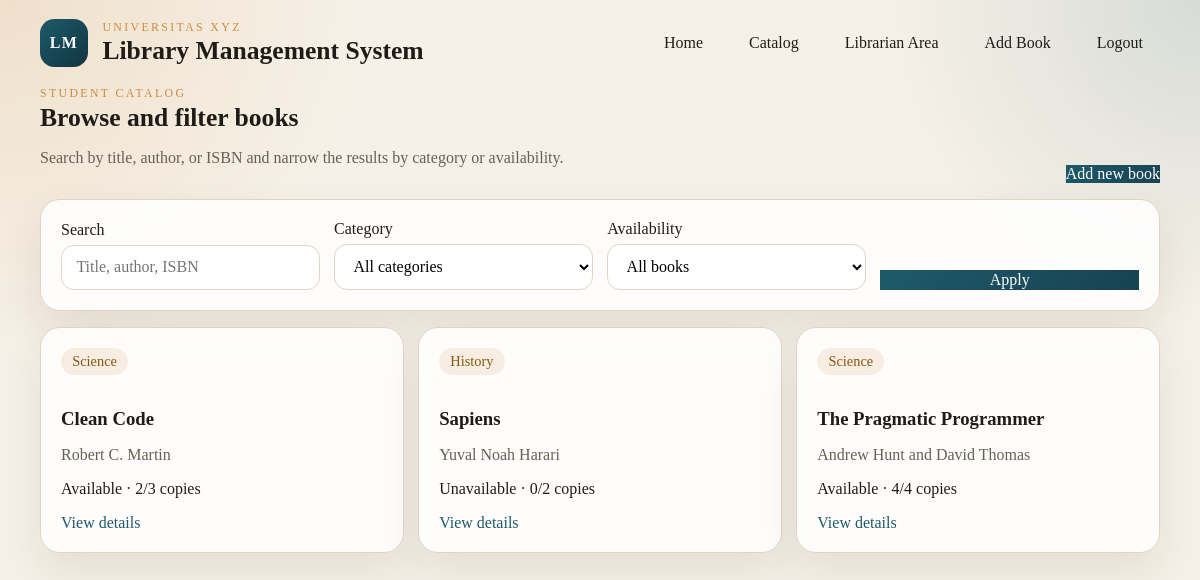
The app's page /catalog (signed in) with its own data.
### models.py (models this page shows)
class Book(db.Model):
    id = db.Column(db.Integer, primary_key=True)
    title = db.Column(db.String(255), nullable=False, index=True)
    author = db.Column(db.String(255), nullable=False, index=True)
    isbn = db.Column(db.String(32), unique=True, nullable=False, index=True)
    summary = db.Column(db.Text, nullable=False)
    total_copies = db.Column(db.Integer, nullable=False, default=1)
    available_copies = db.Column(db.Integer, nullable=False, default=1)
    category_id = db.Column(db.Integer, db.ForeignKey("category.id"), nullable=False)
    category = db.relationship("Category", back_populates="books")
    borrow_requests = db.relationship(
        "BorrowRequest", back_populates="book", cascade="all, delete-orphan"
    )
    loans = db.relationship("Loan", back_populates="book", cascade="all, delete-orphan")
    @property
    def is_available(self) -> bool:
        return self.available_copies > 0
    @property
    def availability_label(self) -> str:
        return "Available" if self.is_available else "Unavailable"

class Category(db.Model):
    id = db.Column(db.Integer, primary_key=True)
    name = db.Column(db.String(80), unique=True, nullable=False)
    books = db.relationship("Book", back_populates="category", lazy="select")

### app.py (the view, shortened to what this page needs)
    @app.route("/catalog")
    @role_required("student", "librarian")
    def catalog():
        query = Book.query.join(Category)
        search = request.args.get("q", "").strip()
        category_name = request.args.get("category", "").strip()
        availability = request.args.get("availability", "all").strip().lower()
        if category_name:
            query = query.filter(Category.name == category_name)
        if availability == "available":
            query = query.filter(Book.available_copies > 0)
        elif availability == "unavailable":
            query = query.filter(Book.available_copies <= 0)
        books = query.order_by(Book.title.asc()).all()
        categories = Category.query.order_by(Category.name.asc()).all()
        return render_template(
            "catalog/list.html",
            books=books,
            categories=categories,
            can_manage=current_user.role == "librarian",
            filters={
                "q": search,
                "category": category_name,
                "availability": availability,
            },
        )

### app.py (called while the page is built)
def role_required(*roles: str):
    def decorator(view):
        @wraps(view)
        @login_required
        def wrapped(*args, **kwargs):
            if current_user.role not in roles:
                abort(403)
            return view(*args, **kwargs)
        return wrapped
    return decorator

### models.py (called while the page is built)
@login_manager.user_loader
def load_user(user_id: str) -> User | None:
    return db.session.get(User, int(user_id))

### templates/catalog/list.html (shortened to what this page needs)
{% extends "base.html" %}
{% block content %}
  <section class="section-head">
    <div>
      <p class="eyebrow">Student catalog</p>
      <h2>Browse and filter books</h2>
      <p class="muted">Search by title, author, or ISBN and narrow the results by category or availability.</p>
    </div>
    {% if can_manage %}
      <a class="primary" href="{{ url_for('librarian_book_create') }}">Add new book</a>
    {% endif %}
  </section>
  <section class="card">
    <form method="get" class="filters">
      <label>
        Search
        <input type="search" name="q" value="{{ filters.q }}" placeholder="Title, author, ISBN" />
      </label>
      <label>
        Category
        <select name="category">
          <option value="">All categories</option>
        </select>
      </label>
      <label>
        Availability
        <select name="availability">
          <option value="all" {% if filters.availability == 'all' %}selected{% endif %}>All books</option>
        </select>
      </label>
      <button type="submit" class="primary">Apply</button>
    </form>
  </section>
  <section class="grid">
    {% for book in books %}
      <article class="book-card">
        <p class="tag">{{ book.category.name }}</p>
        <h3>{{ book.title }}</h3>
        <p class="muted">{{ book.author }}</p>
        <p>{{ book.availability_label }} · {{ book.available_copies }}/{{ book.total_copies }} copies</p>
        <a href="{{ url_for('catalog_detail', book_id=book.id) }}">View details</a>
      </article>
    {% else %}
      <article class="card empty">
        <h3>No books matched your filters.</h3>
        <p>Try a broader search or clear one of the filters.</p>
      </article>
    {% endfor %}
  </section>
{% endblock %}

### templates/base.html (shortened to what this page needs)
<!doctype html>
<html lang="en">
  <head>
    <link rel="stylesheet" href="{{ url_for('static', filename='styles.css') }}" />
  </head>
  <body>
    <header class="site-header">
      <div class="brand">
        <span class="brand-mark">LM</span>
        <div>
          <p class="eyebrow">Universitas XYZ</p>
          <h1>Library Management System</h1>
        </div>
      </div>
      <nav class="nav">
        <a href="{{ url_for('home') }}">Home</a>
        {% if current_user.is_authenticated %}
          <a href="{{ url_for('catalog') }}">Catalog</a>
          {% if current_user.role == 'librarian' %}
            <a href="{{ url_for('librarian_dashboard') }}">Librarian Area</a>
            <a href="{{ url_for('librarian_book_create') }}">Add Book</a>
          {% endif %}
          <form method="post" action="{{ url_for('logout') }}" class="inline-form">
            <button type="submit">Logout</button>
          </form>
        {% else %}
          <a href="{{ url_for('login') }}">Login</a>
          <a href="{{ url_for('register') }}" class="button-link">Register</a>
        {% endif %}
      </nav>
    </header>
    <main class="page-shell">
      {% block content %}{% endblock %}
    </main>
  </body>
</html>

### static/styles.css (style rules this page uses)
:root { color-scheme: light; --bg: #f6f1e8; --surface: #ffffff; --surface-2: #f0eadf; --text: #1f1c17; --muted: #676055; --accent: #1e5a6b; --accent-2: #d08c3f; --border: #dfd5c4; --success: #2f7d32; --warning: #a06a00; --danger: #a33b2f; --shadow: 0 20px 45px rgba(52, 38, 12, 0.09); }
* { box-sizing: border-box; }
body { margin: 0; font-family: Georgia, "Times New Roman", serif; background: radial-gradient(circle at top left, rgba(208, 140, 63, 0.17), transparent 28%), radial-gradient(circle at top right, rgba(30, 90, 107, 0.14), transparent 24%), var(--bg); color: var(--text); }
a { color: var(--accent); text-decoration: none; }
button, input, select { font: inherit; }
.site-header, .page-shell { width: min(1120px, calc(100% - 2rem)); margin: 0 auto; }
.site-header { display: flex; justify-content: space-between; align-items: center; gap: 1rem; padding: 1.2rem 0; }
.brand { display: flex; align-items: center; gap: 0.9rem; }
.brand-mark { width: 3rem; height: 3rem; border-radius: 0.9rem; display: grid; place-items: center; background: linear-gradient(135deg, var(--accent), #103540); color: white; font-weight: 700; letter-spacing: 0.08em; }
.eyebrow { margin: 0; text-transform: uppercase; letter-spacing: 0.2em; font-size: 0.74rem; color: var(--accent-2); }
.brand h1, .hero h2, .section-head h2, .card h2 { margin: 0.1rem 0 0; font-size: clamp(1.6rem, 2vw, 2.4rem); }
.nav { display: flex; flex-wrap: wrap; gap: 0.75rem; align-items: center; }
.nav a, .inline-form button, .button-link { padding: 0.7rem 1rem; border-radius: 999px; border: 1px solid transparent; background: transparent; color: var(--text); }
.button-link, .primary, .secondary { border-color: var(--border); background: var(--surface); }
.primary { background: linear-gradient(135deg, var(--accent), #174252); color: white; border: none; }
.page-shell { padding: 0 0 2rem; }
.hero, .card, .book-card { border: 1px solid var(--border); border-radius: 1.25rem; background: rgba(255, 255, 255, 0.88); box-shadow: var(--shadow); }
.hero > div, .hero-panel, .card, .book-card { padding: 1.25rem; }
.lead, .muted { color: var(--muted); }
.hero-actions, .stack, .filters, .grid, .facts, .stats { display: grid; gap: 0.9rem; }
.card { margin-top: 1rem; }
.filters { grid-template-columns: repeat(4, minmax(0, 1fr)); align-items: end; }
.filters label, .stack label { display: grid; gap: 0.35rem; }
input, select, textarea { width: 100%; padding: 0.8rem 0.9rem; border: 1px solid var(--border); border-radius: 0.8rem; background: var(--surface); }
.grid { grid-template-columns: repeat(auto-fit, minmax(220px, 1fr)); margin-top: 1rem; }
.book-card h3, .detail h2 { margin-bottom: 0.35rem; }
.section-head { display: flex; justify-content: space-between; align-items: end; gap: 1rem; }
.tag { display: inline-flex; margin: 0 0 0.85rem; padding: 0.32rem 0.7rem; border-radius: 999px; background: rgba(208, 140, 63, 0.14); color: #875713; font-size: 0.9rem; }
.inline-form { display: inline; }

### records on screen
Book: category.name "Science", title "Clean Code", author "Robert C. Martin", availability_label "Available", available_copies "2", total_copies "3"
Book: category.name "History", title "Sapiens", author "Yuval Noah Harari", availability_label "Unavailable", available_copies "0", total_copies "2"
Book: category.name "Science", title "The Pragmatic Programmer", author "Andrew Hunt and David Thomas", availability_label "Available", available_copies "4", total_copies "4"
